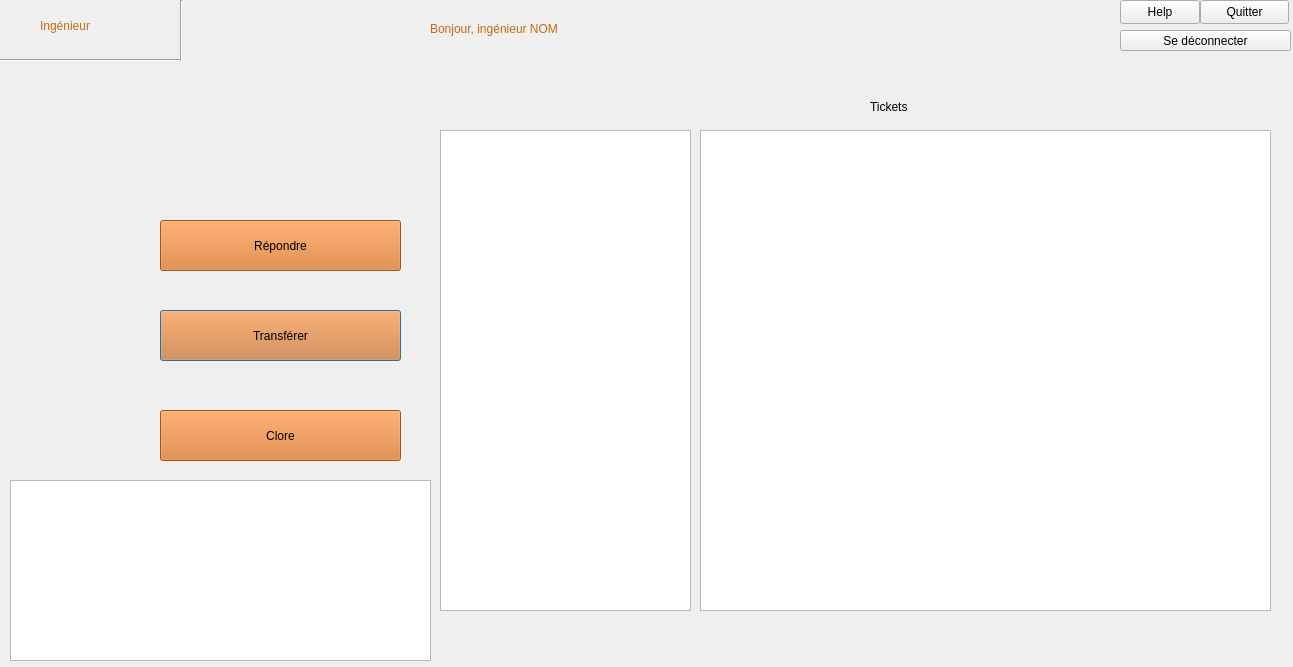
<?xml version="1.0" encoding="UTF-8"?>
<ui version="4.0">
 <class>IngenieurWindow</class>
 <widget class="QDialog" name="IngenieurWindow">
  <property name="geometry">
   <rect>
    <x>0</x>
    <y>0</y>
    <width>1293</width>
    <height>667</height>
   </rect>
  </property>
  <property name="cursor">
   <cursorShape>ArrowCursor</cursorShape>
  </property>
  <property name="windowTitle">
   <string>Dialog</string>
  </property>
  <widget class="QLabel" name="label">
   <property name="geometry">
    <rect>
     <x>40</x>
     <y>10</y>
     <width>100</width>
     <height>32</height>
    </rect>
   </property>
   <property name="styleSheet">
    <string notr="true">color: rgb(194, 107, 19);
font: italic 22pt &quot;Monotype Corsiva&quot;;</string>
   </property>
   <property name="text">
    <string>Ingénieur</string>
   </property>
  </widget>
  <widget class="Line" name="line">
   <property name="geometry">
    <rect>
     <x>0</x>
     <y>45</y>
     <width>181</width>
     <height>31</height>
    </rect>
   </property>
   <property name="orientation">
    <enum>Qt::Horizontal</enum>
   </property>
  </widget>
  <widget class="Line" name="line_2">
   <property name="geometry">
    <rect>
     <x>180</x>
     <y>0</y>
     <width>3</width>
     <height>61</height>
    </rect>
   </property>
   <property name="orientation">
    <enum>Qt::Vertical</enum>
   </property>
  </widget>
  <widget class="QLabel" name="label_2">
   <property name="geometry">
    <rect>
     <x>430</x>
     <y>10</y>
     <width>345</width>
     <height>37</height>
    </rect>
   </property>
   <property name="styleSheet">
    <string notr="true">color: rgb(194, 107, 19);
font: 700 24pt &quot;Bell MT&quot;;</string>
   </property>
   <property name="text">
    <string>Bonjour, ingénieur NOM</string>
   </property>
  </widget>
  <widget class="QLabel" name="label_3">
   <property name="geometry">
    <rect>
     <x>870</x>
     <y>90</y>
     <width>116</width>
     <height>34</height>
    </rect>
   </property>
   <property name="styleSheet">
    <string notr="true">font: 900 18pt &quot;Arial Black&quot;;</string>
   </property>
   <property name="text">
    <string>Tickets</string>
   </property>
  </widget>
  <widget class="QPushButton" name="pushButton_2">
   <property name="geometry">
    <rect>
     <x>160</x>
     <y>310</y>
     <width>241</width>
     <height>51</height>
    </rect>
   </property>
   <property name="cursor">
    <cursorShape>PointingHandCursor</cursorShape>
   </property>
   <property name="styleSheet">
    <string notr="true">background-color: rgb(217, 119, 39);
font: 900 16pt &quot;Arial Black&quot;;
</string>
   </property>
   <property name="text">
    <string>Transférer</string>
   </property>
  </widget>
  <widget class="QPushButton" name="pushButton_3">
   <property name="geometry">
    <rect>
     <x>160</x>
     <y>410</y>
     <width>241</width>
     <height>51</height>
    </rect>
   </property>
   <property name="cursor">
    <cursorShape>PointingHandCursor</cursorShape>
   </property>
   <property name="styleSheet">
    <string notr="true">background-color: rgb(217, 119, 39);
font: 900 16pt &quot;Arial Black&quot;;
</string>
   </property>
   <property name="text">
    <string>Clore</string>
   </property>
  </widget>
  <widget class="QPushButton" name="pushButton_4">
   <property name="geometry">
    <rect>
     <x>1120</x>
     <y>0</y>
     <width>80</width>
     <height>24</height>
    </rect>
   </property>
   <property name="text">
    <string>Help</string>
   </property>
  </widget>
  <widget class="QPushButton" name="pushButton_5">
   <property name="geometry">
    <rect>
     <x>1200</x>
     <y>0</y>
     <width>89</width>
     <height>24</height>
    </rect>
   </property>
   <property name="text">
    <string>Quitter</string>
   </property>
  </widget>
  <widget class="QPushButton" name="create_usr_2">
   <property name="geometry">
    <rect>
     <x>1120</x>
     <y>30</y>
     <width>171</width>
     <height>21</height>
    </rect>
   </property>
   <property name="text">
    <string>Se déconnecter</string>
   </property>
  </widget>
  <widget class="QListView" name="listView">
   <property name="geometry">
    <rect>
     <x>440</x>
     <y>130</y>
     <width>251</width>
     <height>481</height>
    </rect>
   </property>
  </widget>
  <widget class="QTextEdit" name="textEdit">
   <property name="geometry">
    <rect>
     <x>700</x>
     <y>130</y>
     <width>571</width>
     <height>481</height>
    </rect>
   </property>
  </widget>
  <widget class="QPushButton" name="pushButton_6">
   <property name="geometry">
    <rect>
     <x>160</x>
     <y>220</y>
     <width>241</width>
     <height>51</height>
    </rect>
   </property>
   <property name="cursor">
    <cursorShape>PointingHandCursor</cursorShape>
   </property>
   <property name="styleSheet">
    <string notr="true">background-color: rgb(217, 119, 39);
font: 900 16pt &quot;Arial Black&quot;;
</string>
   </property>
   <property name="text">
    <string>Répondre</string>
   </property>
  </widget>
  <widget class="QTextEdit" name="textEdit_2">
   <property name="geometry">
    <rect>
     <x>10</x>
     <y>480</y>
     <width>421</width>
     <height>181</height>
    </rect>
   </property>
  </widget>
 </widget>
 <resources/>
 <connections/>
</ui>
